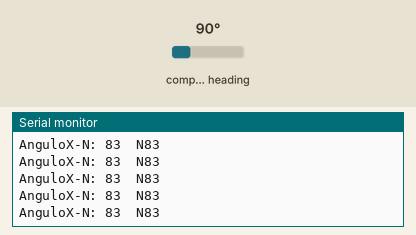
The sketch below on a simulated Arduino Uno, built with avr-gcc and run on an emulated ATmega328P. Parts: the last lines printed to the serial monitor. The inputs (shaded band) are chosen by the test bench; at power-on: compass heading 90°.

Above: at 1.2 s.
1.3 s: compass heading set to 7°
At 2.1 s:
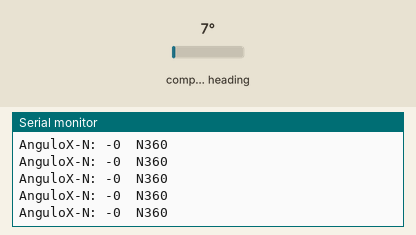
4.3 s: compass heading set to 90°
At 5.3 s:
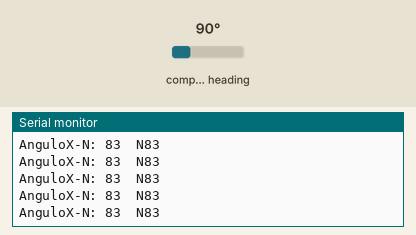
10.3 s: compass heading set to 7°
At 11.1 s:
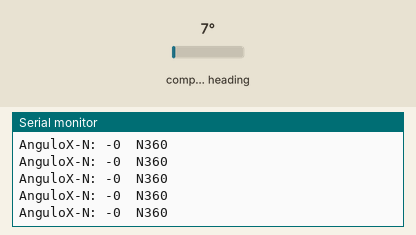
13.3 s: compass heading set to 90°
At 13.9 s:
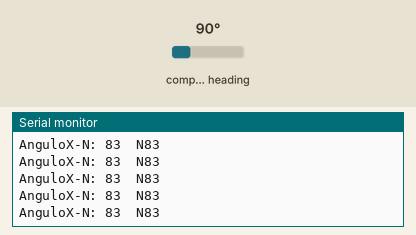

Measured:
- after the input at 1.3 s, the serial monitor: prints a new line after 0.08 s (image 1)
- after the input at 10.3 s, the serial monitor: prints a new line after 0.08 s (image 3)

The sketch:

BrujulaDigital.ino
```cpp
/****************************************************************************************
 Brujula Digital

   Se realiza el cálculo del ángulo de nuestra orientación con respecto al Norte

 Conexiones:
  ------------------------------------------------------------------------
  M.HMC5883L-> Arduino Uno,Nano,Mini | Arduino Mega,DUE | Arduino Leonardo
  ------------------------------------------------------------------------
  VCC      ->   5V                  |   5V             |   5V
  GND      ->   GND                 |   GND            |   GND
  SCL      ->   A5                  |   21             |   3
  SDA      ->   A4                  |   20             |   2
  DRDY     ->   NC                  |   NC             |   NC
  ------------------------------------------------------------------------
  *No se puede cambiar de pines, los pines indicados son para la comunicación I2C
   y son los pines SDA y SCL de cada placa respectivamente

 Dirección
  La direcion I2C del HMC5883L es 0x1E y no se puede cambiar

 Ejemplo desarrollado por Naylamp Mechatronics bajo licencia MIT (puede copiar, modificar, integrar o redistribuir)

 Última modificación el 02/09/2020

 Más información en:
   -https://naylampmechatronics.com/blog/49_tutorial-magnetometro-hmc5883l.html
   -https://github.com/naylampmechatronics/Ejemplos_HMC5883L
**************************************************************************************************/
#include "Wire.h"
#include "I2Cdev.h"
#include "HMC5883L.h"

HMC5883L magnetometro;

int16_t mx, my, mz;
float declinacion=7.33; //declinación de 7°2'(Trujillo-Perú)
void setup() {

    Serial.begin(9600);

    Serial.println("Inicializando Magnetometro...");
    //Inicializamos la comunicación I2C y el magnetómetro
    Wire.begin();
    magnetometro.initialize();
}

void loop() {
    //Obtenemos del magnetómetro las componentes del campo magnético
    magnetometro.getHeading(&mx, &my, &mz);

    //Calculamos el ángulo del eje X con respecto al norte
    float angulo = atan2(my, mx);
    angulo=angulo*(180/M_PI);//convertimos de Radianes a grados
    angulo=angulo-declinacion; //corregimos la declinación magnética
    //Mostramos el angulo entre el eje X y el Norte
    Serial.print("AnguloX-N: ");
    Serial.print(angulo,0);

    //calculamos el ángulo equivalente de [-180 180] a [0 360]
    if(angulo<0) angulo=angulo+360;
    Serial.print("\tN");
    Serial.println(angulo,0);
}
```
